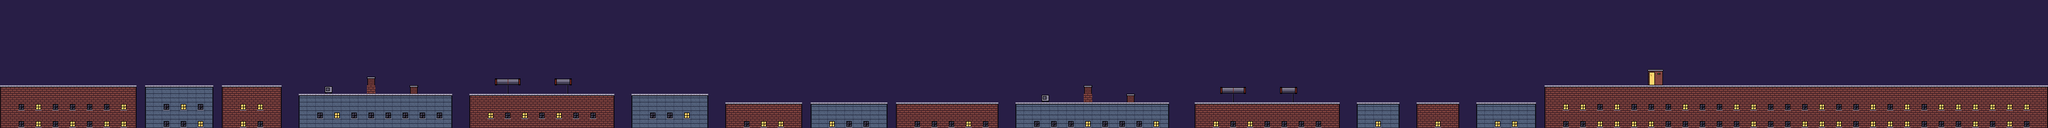

Tiled map render using the project's own tile images. Description and the map definition, with tile-layer contents summarised, below:
An orthogonal 240x15 tile map with 16x16 px tiles, 1 tile layer (Tiles) and 16 objects (10x Pigeon, 2x Stamp, Player, Beacon, Speed, ...).

<map version="1.10" tiledversion="1.11.2" orientation="orthogonal" renderorder="right-down" width="240" height="15" tilewidth="16" tileheight="16" infinite="0" nextlayerid="4" nextobjectid="17">
  <properties>
    <property name="index" value="1" type="int" />
    <property name="name" value="CHIMNEY ROW" />
    <property name="speed" value="32" type="int" />
    <property name="sky" value="1" type="int" />
  </properties>
  <tileset firstgid="1" source="../tileset.tsx" />
  <layer id="1" name="Tiles" width="240" height="15">
    <data>[3600 cells, 3600 non-empty, 27 distinct tile ids]</data>
  </layer>
  <objectgroup id="2" name="Spawns">
    <object id="1" name="Player" class="Player" x="96" y="160">
      <point />
    </object>
    <object id="2" name="Pigeon" class="Pigeon" x="160" y="144">
      <point />
      <properties>
        <property name="arg" value="0" type="int" />
      </properties>
    </object>
    <object id="3" name="Pigeon" class="Pigeon" x="176" y="144">
      <point />
      <properties>
        <property name="arg" value="1" type="int" />
      </properties>
    </object>
    <object id="4" name="Pigeon" class="Pigeon" x="448" y="144">
      <point />
      <properties>
        <property name="arg" value="0" type="int" />
      </properties>
    </object>
    <object id="5" name="Pigeon" class="Pigeon" x="464" y="144">
      <point />
      <properties>
        <property name="arg" value="1" type="int" />
      </properties>
    </object>
    <object id="6" name="Stamp" class="Stamp" x="944" y="112">
      <point />
      <properties>
        <property name="arg" value="0" type="int" />
      </properties>
    </object>
    <object id="7" name="Pigeon" class="Pigeon" x="1216" y="160">
      <point />
      <properties>
        <property name="arg" value="0" type="int" />
      </properties>
    </object>
    <object id="8" name="Pigeon" class="Pigeon" x="1232" y="160">
      <point />
      <properties>
        <property name="arg" value="1" type="int" />
      </properties>
    </object>
    <object id="9" name="Pigeon" class="Pigeon" x="1552" y="176">
      <point />
      <properties>
        <property name="arg" value="0" type="int" />
      </properties>
    </object>
    <object id="10" name="Pigeon" class="Pigeon" x="1568" y="176">
      <point />
      <properties>
        <property name="arg" value="1" type="int" />
      </properties>
    </object>
    <object id="11" name="Beacon" class="Beacon" x="1712" y="192">
      <point />
      <properties>
        <property name="arg" value="0" type="int" />
      </properties>
    </object>
    <object id="12" name="Pigeon" class="Pigeon" x="1776" y="176">
      <point />
      <properties>
        <property name="arg" value="0" type="int" />
      </properties>
    </object>
    <object id="13" name="Pigeon" class="Pigeon" x="1792" y="176">
      <point />
      <properties>
        <property name="arg" value="1" type="int" />
      </properties>
    </object>
    <object id="14" name="Speed" class="Speed" x="2192" y="0">
      <point />
      <properties>
        <property name="arg" value="36" type="int" />
      </properties>
    </object>
    <object id="15" name="Stamp" class="Stamp" x="2304" y="128">
      <point />
      <properties>
        <property name="arg" value="0" type="int" />
      </properties>
    </object>
    <object id="16" name="Mate" class="Mate" x="3088" y="160">
      <point />
      <properties>
        <property name="arg" value="0" type="int" />
      </properties>
    </object>
  </objectgroup>
</map>
